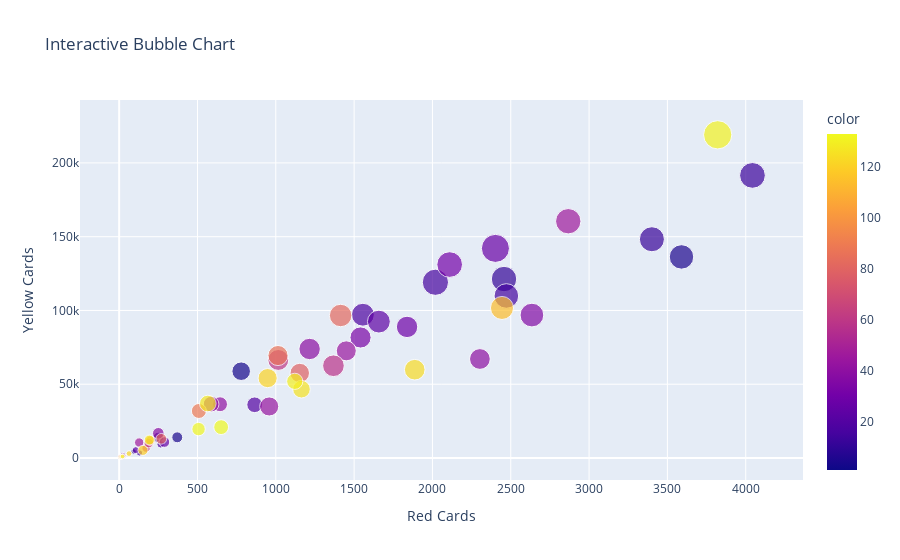

Here is the notebook cell this chart was saved with:
### Markdown cell above
This part looks at how football clubs deal with player discipline, focusing on yellow and red cards. By combining club game data with player event details, it aims to provide insights into club-level disciplinary trends.
* The dataset is pivoted to aggregate the total number of yellow and red cards per club, offering a comprehensive view of disciplinary actions.
* We also consider the total number of matches played by each club to put the disciplinary data into context.
* An interactive bubble chart, generated using the Plotly to visualizes the distribution of yellow and red cards across clubs.
* Bubble size in the chart represents the frequency of matches played by each club, while color distinguishes between different clubs

### Code cell
club_m=pd.merge(club_games,game_events[['game_id','player_id']],on='game_id',how='inner')
club_ap_m=pd.merge(club_m[["player_id",'club_id']],appearances[["player_id","yellow_cards","red_cards"]],on="player_id")
m=pd.pivot_table(club_ap_m,index='club_id',values=["yellow_cards","red_cards"],aggfunc='sum')
m['total_match']=pd.pivot_table(game_events,index="club_id",values="game_id",aggfunc="count")
m['total_match'] = m['total_match'].fillna(0)
fig = px.scatter(m.head(100),x='red_cards', y='yellow_cards', size='total_match', color=m.head(100).index,
                 hover_name=m.head(100).index, title='Interactive Bubble Chart',
                 labels={'red_cards': 'Red Cards', 'yellow_cards': 'Yellow Cards'})
fig.update_layout(xaxis_title='Red Cards', yaxis_title='Yellow Cards', showlegend=False)
fig.show()

### Figure 1 — Plotly figure (JSON) as saved in the notebook; plotly's stock layout.template omitted (floating-point values rounded to 4 significant figures)
{"data": [{"hovertemplate": "<b>%{hovertext}</b><br><br>Red Cards=%{x}<br>Yellow Cards=%{y}<br>total_match=%{marker.size}<br>color=%{marker.color}<extra></extra>", "hovertext": [1, 2, 3, 4, 5, 6, 7, 8, 9, 10, 11, 12, 13, 14, 15, 16, 18, 19, 20, 21, 22, 23, 24, 25, 26, 27, 29, 30, 31, 33, 35, 36, 38, 39, 40, 41, 42, 43, 44, 46, 47, 48, 52, 56, 57, 58, 60, 61, 62, 63, 64, 65, 66, 68, 69, 71, 72, 76, 77, 78, 79, 80, 81, 82, 83, 84, 85, 86, 89, 90, 91, 92, 93, 94, 95, 96, 97, 103, 104, 105, 107, 108, 109, 111, 113, 114, 115, 117, 119, 121, 122, 124, 126, 127, 128, 129, 130, 131, 132, 133], "legendgroup": "", "marker": {"color": [1, 2, 3, 4, 5, 6, 7, 8, 9, 10, 11, 12, 13, 14, 15, 16, 18, 19, 20, 21, 22, 23, 24, 25, 26, 27, 29, 30, 31, 33, 35, 36, 38, 39, 40, 41, 42, 43, 44, 46, 47, 48, 52, 56, 57, 58, 60, 61, 62, 63, 64, 65, 66, 68, 69, 71, 72, 76, 77, 78, 79, 80, 81, 82, 83, 84, 85, 86, 89, 90, 91, 92, 93, 94, 95, 96, 97, 103, 104, 105, 107, 108, 109, 111, 113, 114, 115, 117, 119, 121, 122, 124, 126, 127, 128, 129, 130, 131, 132, 133], "coloraxis": "coloraxis", "size": [48, 108, 1452, 503, 2526, 125, 72, 7, 59, 472, 2729, 2644, 2795, 162, 2552, 2903, 2205, 236, 1037, 38, 147, 206, 2202, 39, 473, 3327, 1937, 57, 2779, 1884, 101, 2375, 572, 1933, 1814, 942, 1040, 1539, 1690, 2717, 368, 100, 53, 40, 3, 1981, 1847, 37, 295, 6, 39, 376, 27, 9, 27, 17, 85, 9, 86, 27, 1601, 487, 49, 2132, 32, 120, 30, 1711, 953, 10, 30, 3, 13, 64, 3, 6, 4, 17, 8, 377, 38, 43, 81, 3, 36, 2243, 12, 16, 434, 1544, 140, 1798, 1313, 422, 1171, 90, 1108, 3375, 765, 930], "sizemode": "area", "sizeref": 8.438, "symbol": "circle"}, "mode": "markers", "name": "", "orientation": "v", "showlegend": false, "type": "scatter", "x": [17, 27, 779, 371, 3590, 92, 12, 8, 7, 250, 2457, 3401, 4043, 130, 2472, 2019, 1556, 265, 865, 15, 24, 106, 1658, 7, 289, 2402, 1838, 10, 2110, 1541, 28, 2635, 250, 1216, 2303, 644, 587, 958, 1450, 2867, 128, 19, 18, 11, 0, 1368, 1016, 9, 172, 0, 9, 189, 5, 3, 8, 8, 21, 8, 25, 3, 1153, 269, 11, 1414, 11, 13, 18, 1014, 509, 4, 11, 0, 2, 4, 3, 2, 0, 19, 2, 199, 9, 8, 11, 3, 14, 2444, 12, 7, 152, 948, 63, 1887, 1164, 192, 566, 22, 1121, 3821, 507, 651], "xaxis": "x", "y": [776, 1896, 58832, 14019, 136296, 4455, 608, 266, 687, 13917, 121306, 148275, 191545, 3437, 109825, 119125, 97118, 9297, 36077, 993, 1882, 5315, 92456, 719, 10814, 142077, 88847, 596, 131116, 81684, 1406, 96881, 16738, 73895, 67113, 36443, 36514, 34928, 72631, 160484, 10491, 1126, 788, 354, 25, 62520, 66455, 140, 6681, 18, 798, 10082, 404, 25, 425, 476, 1071, 238, 1316, 179, 57588, 13003, 569, 96588, 642, 891, 618, 69441, 31879, 194, 726, 65, 248, 767, 90, 170, 2, 560, 231, 11891, 446, 546, 795, 120, 1196, 101699, 495, 449, 5177, 54149, 3002, 59849, 46646, 12172, 36926, 977, 51963, 219058, 19588, 20913], "yaxis": "y"}], "layout": {"autosize": true, "coloraxis": {"colorbar": {"title": {"text": "color"}}, "colorscale": [[0, "#0d0887"], [0.1111, "#46039f"], [0.2222, "#7201a8"], [0.3333, "#9c179e"], [0.4444, "#bd3786"], [0.5556, "#d8576b"], [0.6667, "#ed7953"], [0.7778, "#fb9f3a"], [0.8889, "#fdca26"], [1, "#f0f921"]]}, "legend": {"itemsizing": "constant", "tracegroupgap": 0}, "showlegend": false, "title": {"text": "Interactive Bubble Chart"}, "xaxis": {"anchor": "y", "autorange": true, "domain": [0, 1], "range": [-244.3, 4344.0], "title": {"text": "Red Cards"}, "type": "linear"}, "yaxis": {"anchor": "x", "autorange": true, "domain": [0, 1], "range": [-18360.0, 257000.0], "title": {"text": "Yellow Cards"}, "type": "linear"}}}
